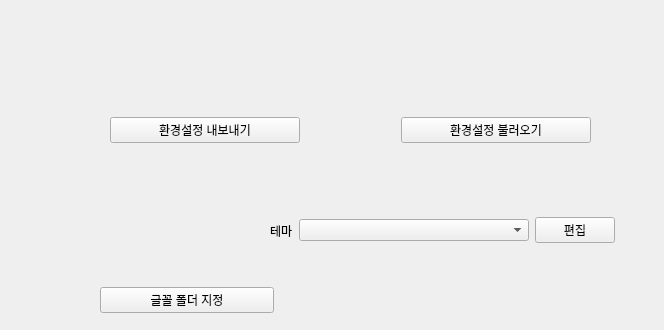
          <widget class="QWidget" name="tab_4">
           <attribute name="title">
            <string>환경설정</string>
           </attribute>
           <widget class="QWidget" name="horizontalLayoutWidget">
            <property name="geometry">
             <rect>
              <x>270</x>
              <y>210</y>
              <width>385</width>
              <height>41</height>
             </rect>
            </property>
            <layout class="QHBoxLayout" name="horizontalLayout_12" stretch="0,3,1,0">
             <item>
              <widget class="QLabel" name="label_2">
               <property name="text">
                <string>테마</string>
               </property>
              </widget>
             </item>
             <item>
              <widget class="QComboBox" name="comboBox_selectTheme"/>
             </item>
             <item>
              <widget class="QPushButton" name="theme_edit_button">
               <property name="text">
                <string>편집</string>
               </property>
              </widget>
             </item>
             <item>
              <spacer name="horizontalSpacer_23">
               <property name="orientation">
                <enum>Qt::Horizontal</enum>
               </property>
               <property name="sizeHint" stdset="0">
                <size>
                 <width>40</width>
                 <height>20</height>
                </size>
               </property>
              </spacer>
             </item>
            </layout>
           </widget>
           <widget class="QWidget" name="horizontalLayoutWidget_2">
            <property name="geometry">
             <rect>
              <x>110</x>
              <y>110</y>
              <width>481</width>
              <height>41</height>
             </rect>
            </property>
            <layout class="QHBoxLayout" name="horizontalLayout_14" stretch="2,1,2">
             <item>
              <widget class="QPushButton" name="pushButton_exportSetting">
               <property name="text">
                <string>환경설정 내보내기</string>
               </property>
              </widget>
             </item>
             <item>
              <spacer name="horizontalSpacer_21">
               <property name="orientation">
                <enum>Qt::Horizontal</enum>
               </property>
               <property name="sizeHint" stdset="0">
                <size>
                 <width>40</width>
                 <height>20</height>
                </size>
               </property>
              </spacer>
             </item>
             <item>
              <widget class="QPushButton" name="pushButton_importSetting">
               <property name="text">
                <string>환경설정 불러오기</string>
               </property>
              </widget>
             </item>
            </layout>
           </widget>
           <widget class="QWidget" name="horizontalLayoutWidget_3">
            <property name="geometry">
             <rect>
              <x>100</x>
              <y>280</y>
              <width>261</width>
              <height>41</height>
             </rect>
            </property>
            <layout class="QHBoxLayout" name="horizontalLayout_15" stretch="2,1">
             <item>
              <widget class="QPushButton" name="pushButton_setFontFolder">
               <property name="text">
                <string>글꼴 폴더 지정</string>
               </property>
              </widget>
             </item>
             <item>
              <spacer name="horizontalSpacer_22">
               <property name="orientation">
                <enum>Qt::Horizontal</enum>
               </property>
               <property name="sizeHint" stdset="0">
                <size>
                 <width>40</width>
                 <height>20</height>
                </size>
               </property>
              </spacer>
             </item>
            </layout>
           </widget>
          </widget>
